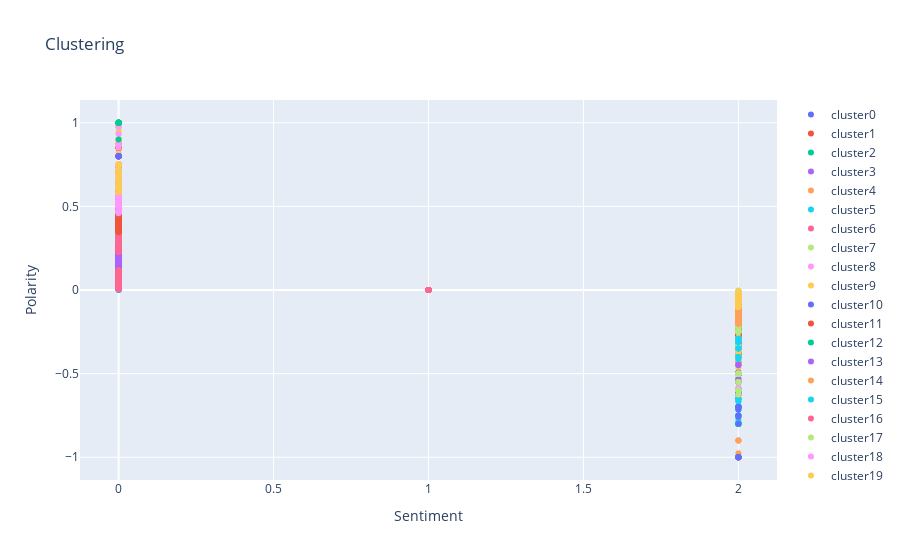

The notebook cell saved with this chart:
### Code cell
# Plot the clusters onto a graph through a Scatter Plot that displays specific cluster data points.
plot_data = []
for clus in set(data_ac['cluster']):
    df = data_ac[data_ac['cluster'] == clus]
    plot_data.append(go.Scatter(x=df['sentiment'], y=df['polarity'],
                                text=df['Artist'],
                                name='cluster' + str(clus), mode='markers'))

layout = go.Layout(xaxis=dict(title='Sentiment'), yaxis=dict(title='Polarity'),
                   title='Clustering')
fig = go.Figure(data=plot_data, layout=layout)
plotly.offline.iplot(fig)

### Figure 1 — Plotly figure (JSON) as saved in the notebook; plotly's stock layout.template omitted (floating-point values rounded to 4 significant figures; data arrays with more than 128 entries replaced by an {"elided": "..."} marker saying what was removed)
{"data": [{"mode": "markers", "name": "cluster0", "text": {"elided": "467 int values"}, "type": "scatter", "x": {"elided": "467 int values"}, "y": {"elided": "467 float values"}}, {"mode": "markers", "name": "cluster1", "text": [2, 2, 2, 2, 2, 2, 2, 2, 2, 2, 2, 2, 2, 2, 2, 2, 2, 2, 2, 2, 2, 2, 2, 2, 2, 2, 2, 2, 2, 2, 2, 2, 2, 2, 2, 2], "type": "scatter", "x": [2, 2, 2, 2, 2, 2, 2, 2, 2, 2, 2, 2, 2, 2, 2, 2, 2, 2, 2, 2, 2, 2, 2, 2, 2, 2, 2, 2, 2, 2, 2, 2, 2, 2, 2, 2], "y": [-0.4, -0.2333, -0.3, -0.2917, -0.4, -0.3, -0.2583, -0.4, -0.2714, -0.4, -0.3889, -0.25, -0.2917, -0.3, -0.2667, -0.3333, -0.4, -0.4318, -0.4318, -0.3, -0.3, -0.25, -0.2917, -0.25, -0.25, -0.25, -0.45, -0.3, -0.3, -0.4, -0.225, -0.2229, -0.25, -0.2917, -0.3, -0.4]}, {"mode": "markers", "name": "cluster2", "text": {"elided": "283 int values"}, "type": "scatter", "x": {"elided": "283 int values"}, "y": {"elided": "283 float values"}}, {"mode": "markers", "name": "cluster3", "text": {"elided": "276 int values"}, "type": "scatter", "x": {"elided": "276 int values"}, "y": {"elided": "276 float values"}}, {"mode": "markers", "name": "cluster4", "text": [2, 2, 2, 2, 2, 2, 2, 3, 3, 3, 3, 3, 3, 3, 3, 3, 3, 3, 3, 3, 3, 3, 3, 3], "type": "scatter", "x": [2, 2, 2, 2, 2, 2, 2, 2, 2, 2, 2, 2, 2, 2, 2, 2, 2, 2, 2, 2, 2, 2, 2, 2], "y": [-1, -1, -1, -1, -1, -1, -1, -1, -1, -0.9, -0.9, -1, -0.9, -1, -1, -0.9766, -1, -1, -1, -1, -1, -1, -1, -1]}, {"mode": "markers", "name": "cluster5", "text": {"elided": "3172 int values"}, "type": "scatter", "x": {"elided": "3172 int values"}, "y": {"elided": "3172 int values"}}, {"mode": "markers", "name": "cluster6", "text": {"elided": "1975 int values"}, "type": "scatter", "x": {"elided": "1975 int values"}, "y": {"elided": "1975 int values"}}, {"mode": "markers", "name": "cluster7", "text": [1, 1, 1, 1, 1, 1, 1, 1, 1, 1, 1, 1, 1, 1, 1, 1, 1, 1, 1, 1, 1, 1, 1, 1, 1, 1, 1, 1, 1, 1, 1, 1, 1, 1, 1, 1, 1, 1, 1, 1, 1, 1], "type": "scatter", "x": [0, 0, 0, 0, 0, 0, 0, 0, 0, 0, 0, 0, 0, 0, 0, 0, 0, 0, 0, 0, 0, 0, 0, 0, 0, 0, 0, 0, 0, 0, 0, 0, 0, 0, 0, 0, 0, 0, 0, 0, 0, 0], "y": [0.5278, 0.6, 0.6, 0.6, 0.75, 0.7, 0.7, 0.5833, 0.6, 0.5278, 0.6, 0.6, 0.6, 0.55, 0.75, 0.625, 0.6, 0.7, 0.6333, 0.7, 0.7, 0.5833, 0.65, 0.6, 0.6, 0.6667, 0.6, 0.6333, 0.7, 0.625, 0.75, 0.7, 0.6, 0.7, 0.7, 0.7, 0.7, 0.6, 0.6, 0.7188, 0.75, 0.7]}, {"mode": "markers", "name": "cluster8", "text": [0, 0, 0, 0, 0, 0, 0, 0, 0, 0, 0, 0, 0, 0, 0, 0, 0, 0, 0, 0, 0, 0, 0, 0, 0, 0, 0, 0, 0, 0, 0, 0], "type": "scatter", "x": [2, 2, 2, 2, 2, 2, 2, 2, 2, 2, 2, 2, 2, 2, 2, 2, 2, 2, 2, 2, 2, 2, 2, 2, 2, 2, 2, 2, 2, 2, 2, 2], "y": [-0.6, -0.7, -0.6905, -0.6, -0.6, -0.6, -0.6, -0.7, -0.7, -0.625, -0.75, -0.7, -0.7, -0.625, -0.7, -0.6, -0.7, -0.6, -0.5833, -0.7, -0.6, -0.7, -0.6667, -0.6, -0.7, -0.8, -0.7, -0.6, -0.8, -0.8, -0.7, -0.8]}, {"mode": "markers", "name": "cluster9", "text": {"elided": "180 int values"}, "type": "scatter", "x": {"elided": "180 int values"}, "y": {"elided": "180 float values"}}, {"mode": "markers", "name": "cluster10", "text": {"elided": "207 int values"}, "type": "scatter", "x": {"elided": "207 int values"}, "y": {"elided": "207 float values"}}, {"mode": "markers", "name": "cluster11", "text": [1, 1, 1, 1, 1, 1, 1, 1, 1, 1, 1, 1, 1, 1, 1, 1, 1, 1, 1], "type": "scatter", "x": [0, 0, 0, 0, 0, 0, 0, 0, 0, 0, 0, 0, 0, 0, 0, 0, 0, 0, 0], "y": [0.85, 0.875, 0.85, 0.8, 0.8, 0.85, 0.85, 0.85, 1, 1, 0.8, 0.8, 1, 1, 0.8, 1, 0.8, 1, 0.8]}, {"mode": "markers", "name": "cluster12", "text": [1, 1, 1, 1, 1, 1, 1, 1, 1, 1, 1, 1, 1, 1, 1, 1, 1, 1, 1, 1, 1], "type": "scatter", "x": [2, 2, 2, 2, 2, 2, 2, 2, 2, 2, 2, 2, 2, 2, 2, 2, 2, 2, 2, 2, 2], "y": [-0.5, -0.6, -0.5, -0.65, -0.5, -0.6125, -0.6, -0.5, -0.5, -0.6, -0.5, -0.6, -0.6, -0.7, -0.55, -0.625, -0.6, -0.7, -0.5, -0.5, -0.65]}, {"mode": "markers", "name": "cluster13", "text": {"elided": "1854 int values"}, "type": "scatter", "x": {"elided": "1854 int values"}, "y": {"elided": "1854 float values"}}, {"mode": "markers", "name": "cluster14", "text": [2, 2, 2, 2, 2, 2, 2, 2, 2, 2, 2, 2, 2, 2, 2, 2, 2, 2, 2, 2, 2, 2, 2, 2, 2, 2, 2, 2, 2, 2, 2, 2, 2, 2, 2, 2, 2, 2, 2, 2, 2, 2, 2, 2, 2, 2, 2, 2, 2, 2, 2, 2, 2, 2, 2, 2, 2, 2, 2, 2, 2, 2, 2, 2, 2, 2, 2, 2, 2, 2, 2], "type": "scatter", "x": [0, 0, 0, 0, 0, 0, 0, 0, 0, 0, 0, 0, 0, 0, 0, 0, 0, 0, 0, 0, 0, 0, 0, 0, 0, 0, 0, 0, 0, 0, 0, 0, 0, 0, 0, 0, 0, 0, 0, 0, 0, 0, 0, 0, 0, 0, 0, 0, 0, 0, 0, 0, 0, 0, 0, 0, 0, 0, 0, 0, 0, 0, 0, 0, 0, 0, 0, 0, 0, 0, 0], "y": [0.5, 0.4, 0.45, 0.5, 0.4, 0.5, 0.375, 0.5, 0.3833, 0.5, 0.5, 0.5, 0.5, 0.4, 0.5, 0.3667, 0.5, 0.5, 0.5, 0.5, 0.5, 0.4667, 0.5, 0.5, 0.5, 0.5, 0.5042, 0.5, 0.4, 0.3667, 0.5, 0.5, 0.5, 0.425, 0.5, 0.4107, 0.4, 0.5, 0.3906, 0.5, 0.375, 0.5, 0.3667, 0.5, 0.5, 0.4, 0.4, 0.5, 0.5, 0.5, 0.375, 0.5, 0.5, 0.5, 0.375, 0.3667, 0.5, 0.5, 0.5, 0.5, 0.5, 0.5, 0.3667, 0.5, 0.5, 0.55, 0.5, 0.5, 0.5, 0.5, 0.5]}, {"mode": "markers", "name": "cluster15", "text": [3, 3, 3, 3, 3, 3, 3, 3, 3, 3, 3, 3, 3, 3, 3, 3, 3, 3, 3, 3, 3, 3, 3, 3, 3, 3, 3, 3, 3, 3, 3, 3, 3, 3, 3, 3], "type": "scatter", "x": [2, 2, 2, 2, 2, 2, 2, 2, 2, 2, 2, 2, 2, 2, 2, 2, 2, 2, 2, 2, 2, 2, 2, 2, 2, 2, 2, 2, 2, 2, 2, 2, 2, 2, 2, 2], "y": [-0.7, -0.8, -0.8, -0.8, -0.7, -0.65, -0.8, -0.65, -0.7, -0.7, -0.6667, -0.8, -0.6562, -0.7125, -0.7, -0.7, -0.7, -0.7, -0.7, -0.7629, -0.8, -0.8, -0.75, -0.7, -0.8, -0.75, -0.8, -0.7143, -0.7, -0.75, -0.7, -0.75, -0.7, -0.75, -0.75, -0.7812]}, {"mode": "markers", "name": "cluster16", "text": [2, 2, 2, 2, 2, 2, 2, 2, 2, 2, 2, 2, 2, 2, 2, 2, 2, 2, 2, 2, 2, 2, 2, 2, 2, 2, 2, 2, 2, 2, 2, 2, 2, 2, 2, 2, 2, 2, 2, 2, 2, 2, 2, 2, 2, 2, 2, 2, 2, 2, 2, 2, 2, 2, 2, 2, 2, 2, 2, 2, 2, 2, 2, 2, 2, 2, 2, 2, 2, 2, 2, 2, 2, 2, 2, 2, 2, 2, 2, 2, 2, 2, 2, 2, 2, 2, 2, 2, 2, 2, 2, 2, 2, 2, 2, 2, 2, 2, 2], "type": "scatter", "x": [0, 0, 0, 0, 0, 0, 0, 0, 0, 0, 0, 0, 0, 0, 0, 0, 0, 0, 0, 0, 0, 0, 0, 0, 0, 0, 0, 0, 0, 0, 0, 0, 0, 0, 0, 0, 0, 0, 0, 0, 0, 0, 0, 0, 0, 0, 0, 0, 0, 0, 0, 0, 0, 0, 0, 0, 0, 0, 0, 0, 0, 0, 0, 0, 0, 0, 0, 0, 0, 0, 0, 0, 0, 0, 0, 0, 0, 0, 0, 0, 0, 0, 0, 0, 0, 0, 0, 0, 0, 0, 0, 0, 0, 0, 0, 0, 0, 0, 0], "y": [0.04545, 0.1364, 0.1682, 0.1, 0.1833, 0.1, 0.05, 0.16, 0.05, 0.2, 0.2, 0.1364, 0.1667, 0.15, 0.15, 0.01667, 0.1364, 0.125, 0.05, 0.1, 0.1667, 0.1364, 0.125, 0.05, 0.125, 0.01429, 0.125, 0.1083, 0.1, 0.1364, 0.2, 0.05, 0.1, 0.1875, 0.1542, 0.175, 0.1429, 0.05, 0.16, 0.1667, 0.2, 0.1786, 0.16, 0.1, 0.125, 0.15, 0.2, 0.15, 0.1364, 0.1632, 0.1667, 0.1364, 0.1364, 0.05, 0.1, 0.16, 0.1364, 0.2, 0.16, 0.2, 0.1364, 0.1333, 0.1, 0.1455, 0.06818, 0.1, 0.1364, 0.1364, 0.1, 0.025, 0.125, 0.1, 0.05, 0.1, 0.06667, 0.09879, 0.1429, 0.1, 0.1, 0.1364, 0.1, 0.1364, 0.2, 0.02222, 0.1682, 0.1, 0.1833, 0.0131, 0.1, 0.1, 0.2, 0.15, 0.05, 0.1, 0.1, 0.1667, 0.1, 0.01667, 0.15]}, {"mode": "markers", "name": "cluster17", "text": {"elided": "208 int values"}, "type": "scatter", "x": {"elided": "208 int values"}, "y": {"elided": "208 float values"}}, {"mode": "markers", "name": "cluster18", "text": [0, 0, 0, 0, 0, 0, 0, 0, 0, 0, 0, 0, 0, 0, 0, 0, 0, 0, 0, 0, 0, 0, 0, 0, 0, 0, 0, 0, 0, 0, 0, 0, 0, 0, 0, 0, 0, 0], "type": "scatter", "x": [0, 0, 0, 0, 0, 0, 0, 0, 0, 0, 0, 0, 0, 0, 0, 0, 0, 0, 0, 0, 0, 0, 0, 0, 0, 0, 0, 0, 0, 0, 0, 0, 0, 0, 0, 0, 0, 0], "y": [1, 1, 0.875, 1, 0.8, 1, 1, 1, 1, 1, 1, 0.8, 1, 0.8, 1, 0.8, 1, 1, 1, 1, 0.9766, 0.8, 1, 0.8042, 1, 1, 1, 1, 1, 0.8, 0.8, 0.9333, 0.8, 1, 1, 1, 1, 0.85]}, {"mode": "markers", "name": "cluster19", "text": [0, 0, 0, 0, 0, 0, 0, 0, 0, 0, 0, 0, 0, 0, 0, 0, 0, 0, 0, 0, 0, 0, 0, 0, 0, 0, 0, 0, 0, 0, 0, 0, 0, 0, 0, 0, 0, 0, 0, 0, 0, 0, 0, 0, 0, 0, 0, 0, 0, 0, 0, 0, 0, 0, 0, 0, 0], "type": "scatter", "x": [2, 2, 2, 2, 2, 2, 2, 2, 2, 2, 2, 2, 2, 2, 2, 2, 2, 2, 2, 2, 2, 2, 2, 2, 2, 2, 2, 2, 2, 2, 2, 2, 2, 2, 2, 2, 2, 2, 2, 2, 2, 2, 2, 2, 2, 2, 2, 2, 2, 2, 2, 2, 2, 2, 2, 2, 2], "y": [-0.5, -0.5, -0.4, -0.4, -0.35, -0.5, -0.4, -0.4, -0.4, -0.3667, -0.5, -0.4375, -0.4, -0.4, -0.5, -0.4, -0.4667, -0.5357, -0.5, -0.4, -0.5, -0.5, -0.35, -0.5, -0.5, -0.4, -0.4, -0.5, -0.5, -0.4, -0.35, -0.5, -0.3667, -0.5, -0.35, -0.4, -0.5, -0.5, -0.5, -0.35, -0.5, -0.4, -0.55, -0.4, -0.4, -0.4, -0.4, -0.375, -0.4375, -0.5417, -0.35, -0.3906, -0.3563, -0.5, -0.5, -0.4167, -0.375]}, {"mode": "markers", "name": "cluster20", "text": [2, 2, 2, 2, 2, 2, 2, 2, 2, 2, 2, 2, 2, 2, 2, 2, 2, 2, 2, 2, 2, 2, 2, 2, 2, 2], "type": "scatter", "x": [0, 0, 0, 0, 0, 0, 0, 0, 0, 0, 0, 0, 0, 0, 0, 0, 0, 0, 0, 0, 0, 0, 0, 0, 0, 0], "y": [0.7333, 0.75, 0.8, 0.8, 0.6, 0.7, 0.6, 0.65, 0.8, 0.7, 0.7, 0.7, 0.75, 0.6, 0.8, 0.6, 0.6, 0.8, 0.8, 0.8, 0.8, 0.6, 0.8, 0.8, 0.625, 0.6]}, {"mode": "markers", "name": "cluster21", "text": [1, 1, 1, 1, 1, 1, 1, 1, 1, 1, 1, 1, 1, 1, 1, 1, 1, 1, 1, 1, 1, 1, 1, 1, 1, 1, 1, 1, 1, 1, 1, 1, 1, 1, 1, 1, 1, 1, 1, 1, 1, 1, 1, 1, 1, 1, 1, 1, 1, 1, 1, 1, 1, 1, 1, 1, 1, 1, 1, 1, 1, 1, 1, 1, 1, 1, 1, 1, 1, 1, 1, 1, 1, 1, 1, 1, 1, 1, 1, 1, 1, 1, 1, 1, 1, 1, 1, 1, 1], "type": "scatter", "x": [2, 2, 2, 2, 2, 2, 2, 2, 2, 2, 2, 2, 2, 2, 2, 2, 2, 2, 2, 2, 2, 2, 2, 2, 2, 2, 2, 2, 2, 2, 2, 2, 2, 2, 2, 2, 2, 2, 2, 2, 2, 2, 2, 2, 2, 2, 2, 2, 2, 2, 2, 2, 2, 2, 2, 2, 2, 2, 2, 2, 2, 2, 2, 2, 2, 2, 2, 2, 2, 2, 2, 2, 2, 2, 2, 2, 2, 2, 2, 2, 2, 2, 2, 2, 2, 2, 2, 2, 2], "y": [-0.25, -0.2, -0.2, -0.275, -0.25, -0.1167, -0.2625, -0.1167, -0.2, -0.15, -0.1667, -0.25, -0.2208, -0.2667, -0.25, -0.15, -0.15, -0.1167, -0.25, -0.1875, -0.25, -0.25, -0.2, -0.2, -0.15, -0.275, -0.2333, -0.25, -0.2, -0.2, -0.1167, -0.25, -0.2625, -0.1154, -0.2, -0.15, -0.2, -0.175, -0.15, -0.2083, -0.25, -0.1667, -0.1375, -0.1875, -0.25, -0.2208, -0.2, -0.1333, -0.2667, -0.25, -0.2, -0.15, -0.15, -0.1167, -0.1667, -0.2, -0.2, -0.25, -0.25, -0.125, -0.2318, -0.15, -0.21, -0.1667, -0.25, -0.2, -0.175, -0.2, -0.1167, -0.2, -0.2, -0.2, -0.25, -0.1333, -0.25, -0.25, -0.25, -0.2, -0.1556, -0.1556, -0.1333, -0.125, -0.2, -0.2, -0.2208, -0.2, -0.1667, -0.2, -0.2313]}, {"mode": "markers", "name": "cluster22", "text": [1, 1, 1], "type": "scatter", "x": [2, 2, 2], "y": [-0.8, -0.8, -1]}, {"mode": "markers", "name": "cluster23", "text": {"elided": "403 int values"}, "type": "scatter", "x": {"elided": "403 int values"}, "y": {"elided": "403 float values"}}, {"mode": "markers", "name": "cluster24", "text": {"elided": "176 int values"}, "type": "scatter", "x": {"elided": "176 int values"}, "y": {"elided": "176 float values"}}, {"mode": "markers", "name": "cluster25", "text": {"elided": "356 int values"}, "type": "scatter", "x": {"elided": "356 int values"}, "y": {"elided": "356 float values"}}, {"mode": "markers", "name": "cluster26", "text": [2, 2, 2, 2, 2, 2, 2, 2, 2, 2, 2, 2, 2, 2, 2, 2, 2, 2, 2, 2, 2, 2, 2, 2, 2, 2, 2, 2, 2, 2, 2, 2, 2, 2, 2, 2, 2, 2, 2, 2, 2, 2, 2, 2, 2, 2, 2, 2, 2, 2, 2, 2, 2, 2, 2, 2, 2, 2, 2, 2, 2, 2, 2, 2, 2, 2, 2, 2, 2, 2, 2, 2, 2, 2], "type": "scatter", "x": [0, 0, 0, 0, 0, 0, 0, 0, 0, 0, 0, 0, 0, 0, 0, 0, 0, 0, 0, 0, 0, 0, 0, 0, 0, 0, 0, 0, 0, 0, 0, 0, 0, 0, 0, 0, 0, 0, 0, 0, 0, 0, 0, 0, 0, 0, 0, 0, 0, 0, 0, 0, 0, 0, 0, 0, 0, 0, 0, 0, 0, 0, 0, 0, 0, 0, 0, 0, 0, 0, 0, 0, 0, 0], "y": [0.35, 0.25, 0.2833, 0.2667, 0.2667, 0.3125, 0.2667, 0.25, 0.3187, 0.25, 0.3, 0.35, 0.25, 0.25, 0.3333, 0.2333, 0.25, 0.35, 0.25, 0.25, 0.3, 0.25, 0.25, 0.2292, 0.25, 0.25, 0.3, 0.25, 0.35, 0.2857, 0.25, 0.25, 0.3167, 0.25, 0.25, 0.3125, 0.3, 0.25, 0.25, 0.25, 0.275, 0.3333, 0.25, 0.2944, 0.225, 0.25, 0.25, 0.25, 0.25, 0.25, 0.25, 0.25, 0.25, 0.25, 0.2333, 0.275, 0.2333, 0.25, 0.25, 0.2857, 0.25, 0.3182, 0.3571, 0.3375, 0.3333, 0.35, 0.3333, 0.25, 0.275, 0.25, 0.2767, 0.25, 0.25, 0.3]}, {"mode": "markers", "name": "cluster27", "text": [0, 0, 0, 0, 0, 0, 0, 0, 0, 0, 0, 0, 0, 0, 0, 0, 0, 0, 0, 0, 0, 0, 0, 0, 0, 0, 0, 0, 0, 0, 0, 0], "type": "scatter", "x": [2, 2, 2, 2, 2, 2, 2, 2, 2, 2, 2, 2, 2, 2, 2, 2, 2, 2, 2, 2, 2, 2, 2, 2, 2, 2, 2, 2, 2, 2, 2, 2], "y": [-0.2917, -0.3, -0.3, -0.2852, -0.2917, -0.3, -0.3, -0.2229, -0.3, -0.25, -0.2143, -0.2167, -0.3, -0.2167, -0.25, -0.2333, -0.25, -0.3042, -0.3318, -0.25, -0.25, -0.2458, -0.25, -0.3063, -0.3, -0.2917, -0.2333, -0.3, -0.325, -0.3333, -0.25, -0.25]}, {"mode": "markers", "name": "cluster28", "text": [3, 3, 3, 3, 3, 3, 3, 3, 3, 3, 3, 3, 3, 3, 3, 3, 3, 3, 3, 3, 3, 3, 3, 3, 3, 3, 3, 3, 3, 3, 3, 3, 3, 3, 3, 3, 3, 3, 3, 3, 3, 3, 3, 3, 3, 3, 3, 3, 3, 3, 3, 3, 3, 3, 3, 3, 3, 3, 3, 3, 3, 3, 3, 3, 3, 3, 3, 3, 3, 3, 3, 3, 3, 3, 3, 3, 3, 3, 3, 3, 3, 3, 3, 3, 3, 3, 3, 3, 3, 3, 3, 3, 3, 3, 3, 3, 3, 3, 3, 3, 3, 3, 3, 3, 3, 3, 3, 3, 3, 3, 3, 3, 3, 3, 3, 3, 3, 3, 3, 3], "type": "scatter", "x": [0, 0, 0, 0, 0, 0, 0, 0, 0, 0, 0, 0, 0, 0, 0, 0, 0, 0, 0, 0, 0, 0, 0, 0, 0, 0, 0, 0, 0, 0, 0, 0, 0, 0, 0, 0, 0, 0, 0, 0, 0, 0, 0, 0, 0, 0, 0, 0, 0, 0, 0, 0, 0, 0, 0, 0, 0, 0, 0, 0, 0, 0, 0, 0, 0, 0, 0, 0, 0, 0, 0, 0, 0, 0, 0, 0, 0, 0, 0, 0, 0, 0, 0, 0, 0, 0, 0, 0, 0, 0, 0, 0, 0, 0, 0, 0, 0, 0, 0, 0, 0, 0, 0, 0, 0, 0, 0, 0, 0, 0, 0, 0, 0, 0, 0, 0, 0, 0, 0, 0], "y": [0.7375, 0.625, 0.7, 0.7, 0.6, 0.7, 0.6, 0.6, 0.7, 0.6104, 0.7, 0.675, 0.75, 0.65, 0.6, 0.625, 0.625, 0.7, 0.6, 0.75, 0.625, 0.75, 0.6, 0.65, 0.7, 0.6, 0.7, 0.6, 0.6, 0.7, 0.6, 0.6, 0.5833, 0.7, 0.7, 0.5833, 0.625, 0.6, 0.5667, 0.6, 0.7, 0.7, 0.7, 0.6, 0.7, 0.625, 0.6, 0.7, 0.6, 0.7, 0.7, 0.6, 0.6, 0.6333, 0.6429, 0.58, 0.7, 0.65, 0.7, 0.7, 0.6667, 0.7, 0.625, 0.6, 0.6, 0.6429, 0.7, 0.7, 0.625, 0.7, 0.7, 0.7, 0.6, 0.7, 0.5667, 0.6, 0.7, 0.7, 0.6, 0.7, 0.75, 0.625, 0.7125, 0.75, 0.7, 0.6, 0.5667, 0.6, 0.7, 0.7, 0.7, 0.625, 0.7, 0.7, 0.7, 0.7, 0.7, 0.65, 0.7, 0.625, 0.7, 0.6, 0.7, 0.7, 0.7, 0.7, 0.625, 0.6, 0.65, 0.7, 0.625, 0.75, 0.7, 0.6429, 0.7167, 0.6, 0.7, 0.7, 0.5667, 0.7]}, {"mode": "markers", "name": "cluster29", "text": [0, 0, 0, 0, 0, 0, 0, 0, 0, 0, 0, 0, 0, 0, 0, 0, 0, 0, 0, 0, 0, 0, 0, 0, 0, 0, 0, 0, 0, 0, 0, 0, 0, 0, 0, 0, 0, 0, 0, 0, 0, 0, 0, 0, 0, 0, 0, 0, 0, 0, 0, 0], "type": "scatter", "x": [0, 0, 0, 0, 0, 0, 0, 0, 0, 0, 0, 0, 0, 0, 0, 0, 0, 0, 0, 0, 0, 0, 0, 0, 0, 0, 0, 0, 0, 0, 0, 0, 0, 0, 0, 0, 0, 0, 0, 0, 0, 0, 0, 0, 0, 0, 0, 0, 0, 0, 0, 0], "y": [0.65, 0.7, 0.625, 0.75, 0.6, 0.6, 0.6, 0.6, 0.625, 0.6, 0.6, 0.6, 0.6125, 0.6, 0.7, 0.7, 0.7, 0.7, 0.65, 0.75, 0.65, 0.7, 0.6, 0.7, 0.6, 0.6833, 0.65, 0.6, 0.7, 0.625, 0.5792, 0.7441, 0.75, 0.75, 0.7, 0.725, 0.7, 0.7, 0.6333, 0.75, 0.7, 0.675, 0.6, 0.7, 0.7, 0.6, 0.75, 0.7, 0.7441, 0.6, 0.675, 0.7]}, {"mode": "markers", "name": "cluster30", "text": [0, 0, 0, 0, 0, 0, 0], "type": "scatter", "x": [2, 2, 2, 2, 2, 2, 2], "y": [-1, -1, -1, -1, -1, -1, -1]}, {"mode": "markers", "name": "cluster31", "text": [1, 1, 1, 1, 1, 1, 1, 1, 1, 1, 1, 1, 1, 1, 1, 1, 1, 1, 1, 1, 1, 1, 1, 1, 1, 1, 1, 1, 1, 1, 1, 1, 1, 1, 1, 1, 1, 1, 1, 1, 1, 1, 1, 1, 1, 1, 1, 1, 1, 1, 1, 1, 1, 1, 1, 1, 1, 1, 1, 1, 1, 1, 1, 1, 1, 1, 1, 1, 1, 1, 1, 1, 1, 1, 1, 1, 1, 1, 1, 1, 1, 1, 1, 1, 1, 1, 1, 1, 1, 1, 1, 1, 1, 1, 1, 1, 1, 1, 1, 1, 1, 1, 1, 1, 1, 1, 1, 1, 1, 1, 1, 1, 1, 1, 1, 1, 1, 1, 1, 1, 1, 1, 1, 1, 1, 1, 1, 1], "type": "scatter", "x": [0, 0, 0, 0, 0, 0, 0, 0, 0, 0, 0, 0, 0, 0, 0, 0, 0, 0, 0, 0, 0, 0, 0, 0, 0, 0, 0, 0, 0, 0, 0, 0, 0, 0, 0, 0, 0, 0, 0, 0, 0, 0, 0, 0, 0, 0, 0, 0, 0, 0, 0, 0, 0, 0, 0, 0, 0, 0, 0, 0, 0, 0, 0, 0, 0, 0, 0, 0, 0, 0, 0, 0, 0, 0, 0, 0, 0, 0, 0, 0, 0, 0, 0, 0, 0, 0, 0, 0, 0, 0, 0, 0, 0, 0, 0, 0, 0, 0, 0, 0, 0, 0, 0, 0, 0, 0, 0, 0, 0, 0, 0, 0, 0, 0, 0, 0, 0, 0, 0, 0, 0, 0, 0, 0, 0, 0, 0, 0], "y": [0.5, 0.4333, 0.5, 0.4167, 0.4, 0.35, 0.35, 0.5, 0.3571, 0.3875, 0.3815, 0.35, 0.4167, 0.3625, 0.35, 0.4167, 0.3708, 0.375, 0.375, 0.4375, 0.3542, 0.375, 0.35, 0.35, 0.45, 0.35, 0.5, 0.4333, 0.5, 0.4167, 0.4, 0.4464, 0.5, 0.5, 0.5, 0.35, 0.5, 0.35, 0.35, 0.5, 0.3571, 0.5, 0.3875, 0.5, 0.5, 0.3708, 0.3815, 0.35, 0.35, 0.5, 0.4167, 0.3625, 0.3571, 0.35, 0.425, 0.5, 0.35, 0.35, 0.4167, 0.35, 0.5, 0.4667, 0.3708, 0.5, 0.3917, 0.5, 0.5, 0.4167, 0.375, 0.375, 0.4375, 0.425, 0.3583, 0.3611, 0.3542, 0.35, 0.375, 0.35, 0.4125, 0.35, 0.5, 0.3625, 0.5, 0.5, 0.45, 0.4167, 0.35, 0.4167, 0.45, 0.5, 0.5, 0.5, 0.5, 0.4333, 0.4, 0.5, 0.5, 0.5, 0.5, 0.5, 0.5, 0.35, 0.5, 0.5, 0.35, 0.4, 0.5, 0.4889, 0.4, 0.41, 0.3929, 0.3875, 0.5, 0.45, 0.4917, 0.35, 0.5, 0.35, 0.35, 0.5, 0.5, 0.3929, 0.3682, 0.35, 0.5, 0.5, 0.5, 0.4]}, {"mode": "markers", "name": "cluster32", "text": [2, 2, 2, 2, 2, 2, 2, 2, 2, 2, 2, 2, 2, 2], "type": "scatter", "x": [0, 0, 0, 0, 0, 0, 0, 0, 0, 0, 0, 0, 0, 0], "y": [1, 1, 0.9, 1, 1, 1, 1, 1, 1, 1, 1, 1, 1, 1]}, {"mode": "markers", "name": "cluster33", "text": [3, 3, 3, 3, 3, 3, 3, 3, 3, 3, 3, 3, 3, 3, 3, 3, 3, 3, 3, 3, 3, 3, 3, 3, 3, 3, 3, 3, 3, 3, 3, 3, 3, 3, 3, 3, 3, 3, 3, 3, 3, 3, 3, 3, 3, 3, 3, 3, 3, 3, 3, 3, 3, 3, 3, 3, 3, 3, 3, 3, 3, 3, 3, 3, 3, 3, 3, 3, 3, 3, 3, 3, 3, 3, 3, 3, 3, 3, 3, 3, 3, 3, 3, 3, 3, 3, 3, 3, 3, 3, 3, 3, 3, 3, 3, 3, 3, 3, 3, 3, 3, 3, 3, 3, 3], "type": "scatter", "x": [2, 2, 2, 2, 2, 2, 2, 2, 2, 2, 2, 2, 2, 2, 2, 2, 2, 2, 2, 2, 2, 2, 2, 2, 2, 2, 2, 2, 2, 2, 2, 2, 2, 2, 2, 2, 2, 2, 2, 2, 2, 2, 2, 2, 2, 2, 2, 2, 2, 2, 2, 2, 2, 2, 2, 2, 2, 2, 2, 2, 2, 2, 2, 2, 2, 2, 2, 2, 2, 2, 2, 2, 2, 2, 2, 2, 2, 2, 2, 2, 2, 2, 2, 2, 2, 2, 2, 2, 2, 2, 2, 2, 2, 2, 2, 2, 2, 2, 2, 2, 2, 2, 2, 2, 2], "y": [-0.5, -0.6, -0.5, -0.6, -0.6, -0.5, -0.6, -0.5, -0.5, -0.5, -0.6, -0.6, -0.55, -0.5, -0.5, -0.5, -0.5, -0.5, -0.5375, -0.5, -0.625, -0.5, -0.5, -0.5, -0.5, -0.5, -0.6, -0.5, -0.5278, -0.55, -0.5, -0.6, -0.4437, -0.6, -0.5, -0.5, -0.5, -0.5, -0.5, -0.6, -0.5, -0.5, -0.5, -0.5, -0.6, -0.5, -0.4937, -0.5, -0.6, -0.6, -0.6, -0.5, -0.5, -0.5, -0.5, -0.5, -0.5, -0.5, -0.6062, -0.5, -0.5, -0.5, -0.5, -0.5, -0.5, -0.5, -0.6, -0.45, -0.6, -0.6125, -0.5, -0.5, -0.5, -0.6, -0.5, -0.5, -0.625, -0.6, -0.625, -0.5, -0.6, -0.5, -0.5, -0.6, -0.6, -0.6, -0.5, -0.5, -0.5, -0.5, -0.5, -0.5, -0.5, -0.5, -0.5, -0.5, -0.5, -0.5, -0.5, -0.625, -0.5, -0.6, -0.5, -0.6, -0.6]}, {"mode": "markers", "name": "cluster34", "text": [2, 2, 2, 2, 2, 2, 2, 2, 2, 2, 2, 2, 2, 2, 2, 2, 2, 2, 2, 2, 2, 2, 2, 2, 2, 2, 2, 2, 2, 2, 2, 2, 2, 2, 2, 2, 2, 2, 2, 2, 2, 2, 2, 2, 2, 2, 2, 2, 2, 2, 2, 2, 2, 2, 2, 2, 2], "type": "scatter", "x": [2, 2, 2, 2, 2, 2, 2, 2, 2, 2, 2, 2, 2, 2, 2, 2, 2, 2, 2, 2, 2, 2, 2, 2, 2, 2, 2, 2, 2, 2, 2, 2, 2, 2, 2, 2, 2, 2, 2, 2, 2, 2, 2, 2, 2, 2, 2, 2, 2, 2, 2, 2, 2, 2, 2, 2, 2], "y": [-0.1, -0.1, -0.1, -0.0625, -0.1667, -0.1556, -0.1, -0.2, -0.1875, -0.05, -0.05, -0.2, -0.2, -0.1556, -0.1, -0.1556, -0.05, -0.1556, -0.1556, -0.07143, -0.05, -0.125, -0.125, -0.08125, -0.2, -0.2, -0.2, -0.1, -0.1, -0.2, -0.1, -0.1, -0.1, -0.1, -0.2, -0.075, -0.2, -0.1333, -0.1333, -0.1818, -0.1, -0.15, -0.2, -0.2, -0.1556, -0.1556, -0.2, -0.07778, -0.04375, -0.1, -0.1, -0.0625, -0.1778, -0.1, -0.1, -0.1667, -0.05]}, {"mode": "markers", "name": "cluster35", "text": [1, 1, 1, 1, 1, 1, 1, 1, 1, 1, 1, 1, 1, 1], "type": "scatter", "x": [2, 2, 2, 2, 2, 2, 2, 2, 2, 2, 2, 2, 2, 2], "y": [-0.2917, -0.35, -0.35, -0.2917, -0.4125, -0.3, -0.3125, -0.35, -0.3, -0.3, -0.4, -0.4, -0.4, -0.3]}, {"mode": "markers", "name": "cluster36", "text": {"elided": "240 int values"}, "type": "scatter", "x": {"elided": "240 int values"}, "y": {"elided": "240 float values"}}, {"mode": "markers", "name": "cluster37", "text": [2, 2, 2, 2, 2, 2, 2, 2, 2, 2, 2, 2, 2, 2, 2, 2, 2, 2, 2, 2, 2, 2, 2, 2, 2, 2, 2, 2, 2], "type": "scatter", "x": [2, 2, 2, 2, 2, 2, 2, 2, 2, 2, 2, 2, 2, 2, 2, 2, 2, 2, 2, 2, 2, 2, 2, 2, 2, 2, 2, 2, 2], "y": [-0.5, -0.5, -0.6, -0.55, -0.5, -0.5, -0.5, -0.5, -0.625, -0.5, -0.6, -0.5, -0.6, -0.6, -0.6, -0.6, -0.5, -0.5, -0.5, -0.5, -0.5, -0.5, -0.5, -0.5, -0.5, -0.55, -0.625, -0.5, -0.6]}, {"mode": "markers", "name": "cluster38", "text": {"elided": "320 int values"}, "type": "scatter", "x": {"elided": "320 int values"}, "y": {"elided": "320 float values"}}, {"mode": "markers", "name": "cluster39", "text": [1, 1, 1, 1, 1, 1, 1, 1, 1, 1, 1, 1, 1, 1, 1, 1, 1, 1, 1, 1, 1, 1, 1, 1, 1, 1, 1, 1, 1, 1, 1, 1, 1, 1, 1, 1, 1, 1, 1, 1, 1, 1, 1, 1, 1, 1, 1, 1, 1, 1, 1, 1, 1, 1, 1, 1, 1, 1, 1, 1, 1, 1, 1, 1, 1, 1, 1, 1, 1, 1, 1, 1, 1, 1, 1, 1, 1, 1, 1, 1, 1], "type": "scatter", "x": [2, 2, 2, 2, 2, 2, 2, 2, 2, 2, 2, 2, 2, 2, 2, 2, 2, 2, 2, 2, 2, 2, 2, 2, 2, 2, 2, 2, 2, 2, 2, 2, 2, 2, 2, 2, 2, 2, 2, 2, 2, 2, 2, 2, 2, 2, 2, 2, 2, 2, 2, 2, 2, 2, 2, 2, 2, 2, 2, 2, 2, 2, 2, 2, 2, 2, 2, 2, 2, 2, 2, 2, 2, 2, 2, 2, 2, 2, 2, 2, 2], "y": [-0.05, -0.01667, -0.01, -0.04667, -0.05, -0.04, -0.01667, -0.05341, -0.025, -0.0625, -0.0625, -0.08333, -0.0125, -0.0125, -0.1, -0.03333, -0.02083, -0.0375, -0.01667, -0.05, -0.01667, -0.05, -0.02083, -0.05, -0.09583, -0.08333, -0.075, -0.01667, -0.05, -0.01667, -0.01, -0.04667, -0.05, -0.04, -0.01667, -0.05341, -0.025, -0.0625, -0.0625, -0.08333, -0.0125, -0.0125, -0.1, -0.03333, -0.02083, -0.0375, -0.01667, -0.05, -0.01667, -0.05, -0.05, -0.025, -0.1, -0.04359, -0.025, -0.08333, -0.02083, -0.05, -0.025, -0.1, -0.01515, -0.09583, -0.08333, -0.07692, -0.1, -0.03466, -0.1, -0.01111, -0.1, -0.1, -0.05, -0.06182, -0.01667, -0.05, -0.01667, -0.1, -0.1, -0.05, -0.03333, -0.06667, -0.01515]}, {"mode": "markers", "name": "cluster40", "text": [2, 2, 2, 2, 2, 2, 2], "type": "scatter", "x": [2, 2, 2, 2, 2, 2, 2], "y": [-0.75, -0.7, -0.7, -0.8, -0.7143, -0.7571, -0.7]}], "layout": {"title": {"text": "Clustering"}, "xaxis": {"title": {"text": "Sentiment"}}, "yaxis": {"title": {"text": "Polarity"}}}}
